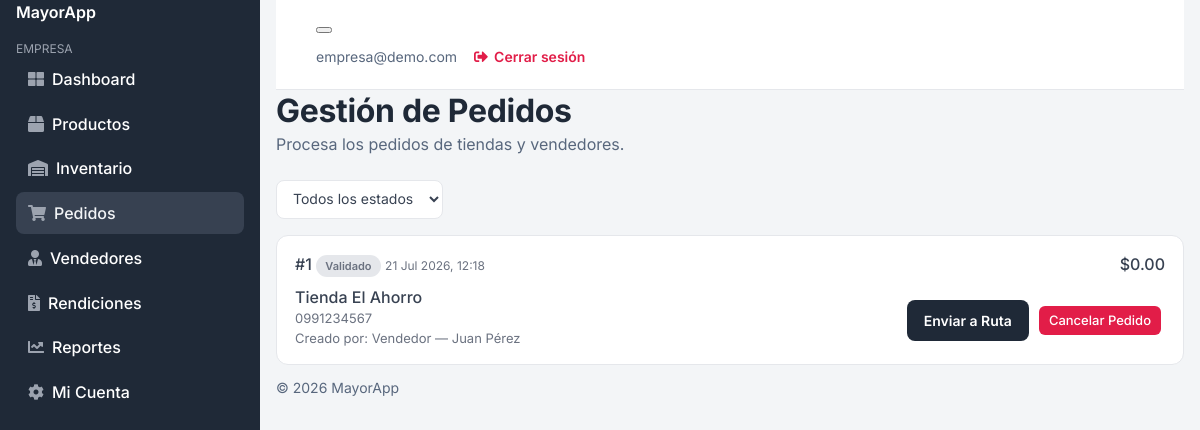
The app's page /mayorista/pedidos/ (signed in) with its own data.
### appDjango/models.py (models this page shows, shortened)
class Pedido(models.Model):
    CREADO_POR_CHOICES = [
        ("tienda", "Tienda"),
        ("vendedor", "Vendedor"),
    ]
    ESTADO_CHOICES = [
        ("pendiente", "Pendiente"),
        ("validado", "Validado"),
        ("en_camino", "En camino"),
        ("entregado", "Entregado"),
        ("cancelado", "Cancelado"),
    ]
    TIPO_PAGO_CHOICES = [
        ("efectivo", "Efectivo"),
        ("digital", "Digital"),
    ]
    tienda = models.ForeignKey(
        Tienda,
        on_delete=models.CASCADE,
        related_name="pedidos",
    )
    mayorista = models.ForeignKey(
        Mayorista,
        on_delete=models.CASCADE,
        related_name="pedidos",
    )
    vendedor = models.ForeignKey(
        Vendedor,
        on_delete=models.SET_NULL,
        blank=True,
        null=True,
        related_name="pedidos",
    )
    creado_por = models.CharField(
        max_length=10,
        choices=CREADO_POR_CHOICES,
    )
    estado = models.CharField(
        max_length=20,
        choices=ESTADO_CHOICES,
        default="pendiente",
    )
    tipo_pago = models.CharField(
        max_length=20,
        choices=TIPO_PAGO_CHOICES,
    )
    total = models.DecimalField(
        max_digits=12,
        decimal_places=2,
        default=0,
        editable=False,
    )
    comision_plataforma = models.DecimalField(
        max_digits=12,
        decimal_places=2,
        default=0,
        editable=False,
    )
    cobro_confirmado = models.BooleanField(default=False)
    nota_voz_url = models.TextField(
        blank=True,
        null=True,
    )
    lat_entrega = models.FloatField(
        blank=True,
        null=True,
    )
    lng_entrega = models.FloatField(
        blank=True,
        null=True,
    )
    telefono_contacto = models.CharField(
        max_length=20,
        blank=True,
        null=True,
    )
    creado_en = models.DateTimeField(auto_now_add=True, null=True)

class Tienda(models.Model):
    cuenta = models.OneToOneField(
        settings.AUTH_USER_MODEL, on_delete=models.CASCADE, related_name="perfil_tienda"
    )
    nombre = models.CharField(max_length=255)
    telefono = models.CharField(max_length=20, unique=True, blank=True, null=True)
    lat = models.FloatField(blank=True, null=True)
    lng = models.FloatField(blank=True, null=True)
    direccion_texto = models.TextField(blank=True, null=True)

class Vendedor(models.Model):
    TIPO_PERFIL_CHOICES = [
        ("general", "General"),
        ("especializado", "Especializado"),
    ]
    cuenta = models.OneToOneField(
        settings.AUTH_USER_MODEL,
        on_delete=models.CASCADE,
        related_name="perfil_vendedor",
    )
    mayorista = models.ForeignKey(
        Mayorista, on_delete=models.CASCADE, related_name="vendedores"
    )
    nombre = models.CharField(max_length=255)
    primer_login = models.BooleanField(default=True)
    tipo_perfil = models.CharField(
        max_length=20, choices=TIPO_PERFIL_CHOICES, default="general"
    )
    producto_asignado = models.ForeignKey(
        "Producto",
        on_delete=models.SET_NULL,
        blank=True,
        null=True,
        related_name="vendedores_asignados",
    )
    activo = models.BooleanField(default=True)

### appDjango/views.py (the view)
# urls.py: path("mayorista/pedidos/", views.mayorista_pedidos, name="portal_mayorista_pedidos"),
@mayorista_required
def mayorista_pedidos(request):
    estado = request.GET.get("estado", "")
    pedidos = Pedido.objects.filter(mayorista=request.mayorista).select_related("tienda", "vendedor").order_by("-creado_en")
    if estado:
        pedidos = pedidos.filter(estado=estado)
    return render(request, "mayorista/pedidos.html", {
        "pedidos": pedidos,
        "estado_seleccionado": estado,
        "estados": Pedido.ESTADO_CHOICES,
    })

### appDjango/views.py (called while the page is built)
def mayorista_required(view_func):
    @wraps(view_func)
    def wrapper(request, *args, **kwargs):
        if not request.user.is_authenticated or not hasattr(request.user, "perfil_mayorista"):
            return redirect("portal_login_mayorista")
        request.mayorista = request.user.perfil_mayorista
        return view_func(request, *args, **kwargs)
    return wrapper

### appDjango/templates/mayorista/pedidos.html (shortened to what this page needs)
{% extends 'layouts/base.html' %}
{% block content %}
  <div class="mb-4">
    <h1 class="h4 mb-0">Gestión de Pedidos</h1>
    <p class="text-muted mb-0">Procesa los pedidos de tiendas y vendedores.</p>
  </div>
  <form method="get" style="margin-bottom:16px;">
    <select name="estado" onchange="this.form.submit()">
      <option value="">Todos los estados</option>
    </select>
  </form>
  {% for pedido in pedidos %}
    <div class="portal-list-card">
      <div class="portal-list-card-row">
        <div>
          <strong>#{{ pedido.id }}</strong>
          {% if pedido.estado == 'entregado' %}<span class="portal-badge portal-badge-green">Entregado</span>
          {% elif pedido.estado == 'en_camino' %}<span class="portal-badge portal-badge-amber">En Camino</span>
          {% elif pedido.estado == 'validado' %}<span class="portal-badge portal-badge-gray">Validado</span>
          {% elif pedido.estado == 'cancelado' %}<span class="portal-badge portal-badge-red">Cancelado</span>
          {% else %}<span class="portal-badge portal-badge-gray">Pendiente</span>{% endif %}
          <span style="color:hsl(var(--muted-foreground)); font-size:12px;">{{ pedido.creado_en|date:"d M Y, H:i" }}</span>
        </div>
        <strong>${{ pedido.total }}</strong>
      </div>
      <div class="portal-list-card-row" style="margin-top:8px;">
        <div>
          <div><strong>{{ pedido.tienda.nombre }}</strong></div>
          <div style="font-size:13px; color:hsl(var(--muted-foreground));">{{ pedido.telefono_contacto }}</div>
          <div style="font-size:13px; color:hsl(var(--muted-foreground));">Creado por: {{ pedido.get_creado_por_display }}{% if pedido.vendedor %} — {{ pedido.vendedor.nombre }}{% endif %}</div>
        </div>
        <div class="form-actions">
          {% if pedido.estado == 'validado' %}
            <a href="{% url 'portal_mayorista_pedido_transicion' pedido.id 'enviar_ruta' %}" class="btn btn-primary">Enviar a Ruta</a>
            <a href="{% url 'portal_mayorista_pedido_transicion' pedido.id 'cancelar' %}" class="action action-delete" onclick="return confirm('¿Cancelar este pedido?')">Cancelar Pedido</a>
          {% elif pedido.estado == 'en_camino' %}
            <a href="{% url 'portal_mayorista_pedido_transicion' pedido.id 'marcar_entregado' %}" class="btn btn-primary">Marcar Entregado</a>
          {% endif %}
        </div>
      </div>
    </div>
  {% empty %}
    <p class="portal-empty">No hay pedidos registrados.</p>
  {% endfor %}
{% endblock %}

### appDjango/templates/includes/navigation.html (shortened to what this page needs)
<nav class="navbar navbar-top navbar-expand border-bottom">
  <div class="container-fluid px-0">
    <button class="navbar-toggler d-lg-none me-3" type="button" data-bs-toggle="collapse" data-bs-target="#sidebarMenu" aria-controls="sidebarMenu" aria-label="Abrir menú">
    </button>
    <div class="d-flex align-items-center ms-auto">
      {% if user.is_authenticated %}
        <span class="text-muted small me-3">{{ user.username }}</span>
        <a href="{% url 'portal_logout' %}" class="btn btn-outline-danger btn-sm">
          <i class="fas fa-sign-out-alt"></i> Cerrar sesión
        </a>
      {% endif %}
    </div>
  </div>
</nav>

### records on screen
Pedido: id "1", estado "Validado", creado_en "21 Jul 2026, 12:18", total "0.00", tienda.nombre "Tienda El Ahorro", telefono_contacto "0991234567", creado_por "Vendedor", vendedor.nombre "Juan Pérez"

### other values on screen
{{ user.username }} "empresa@demo.com"
